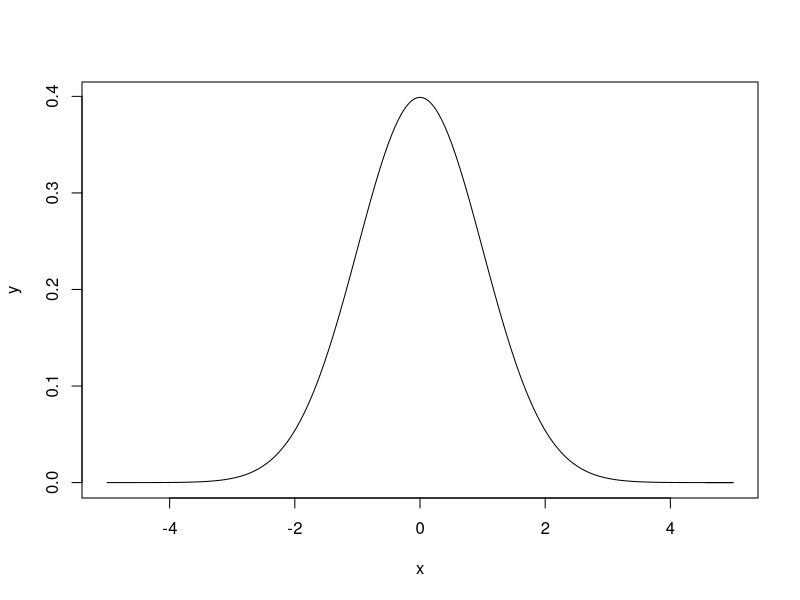
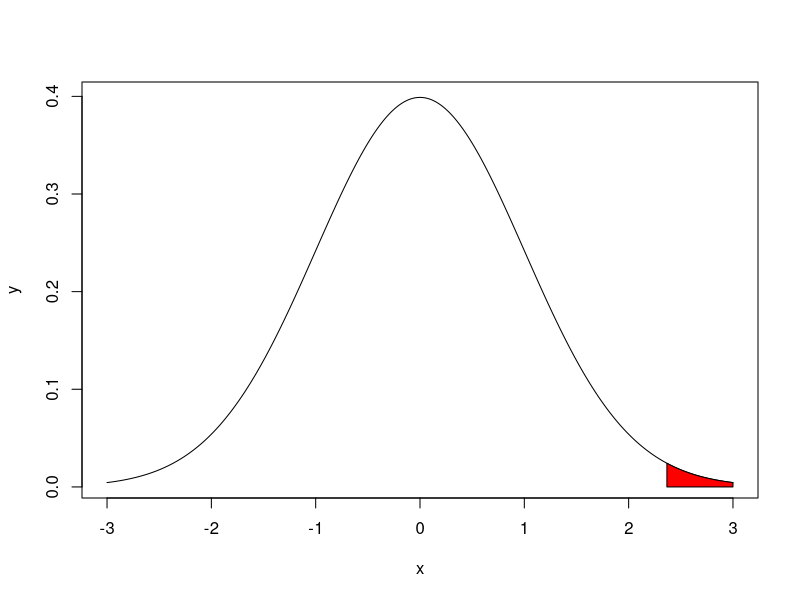
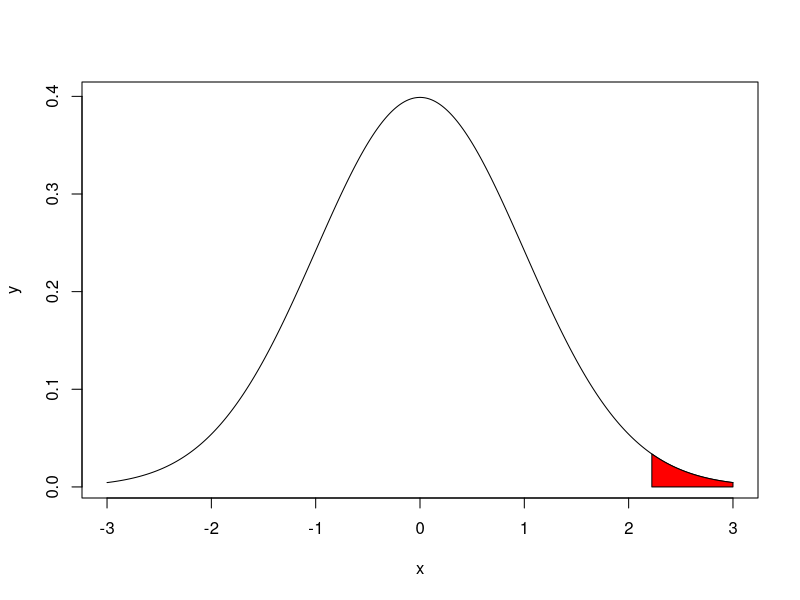
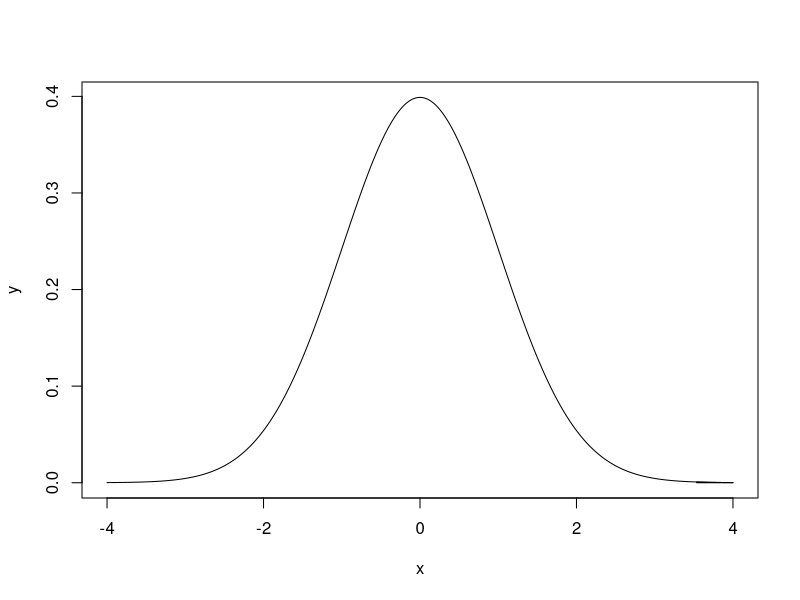
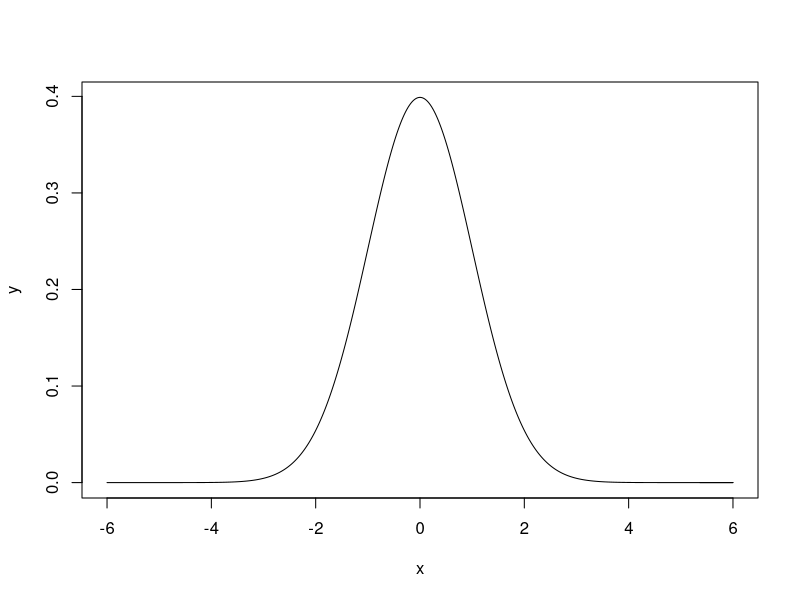
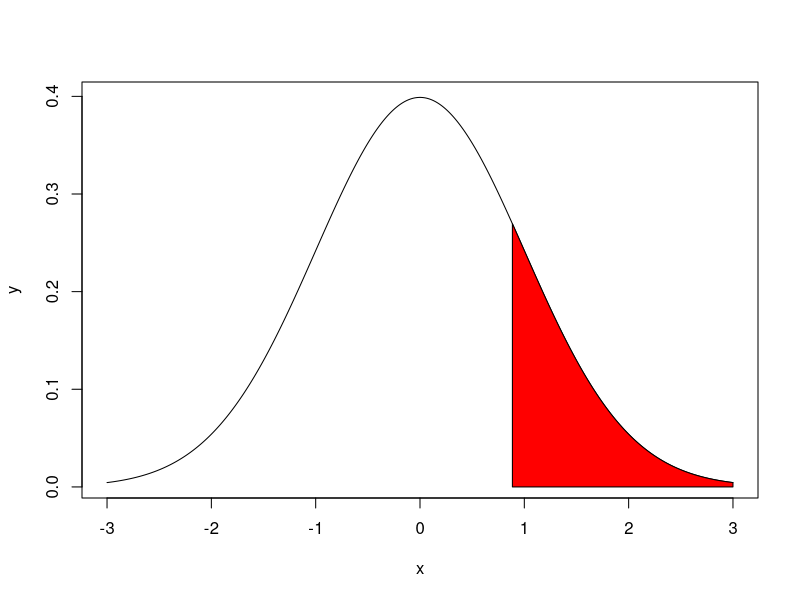
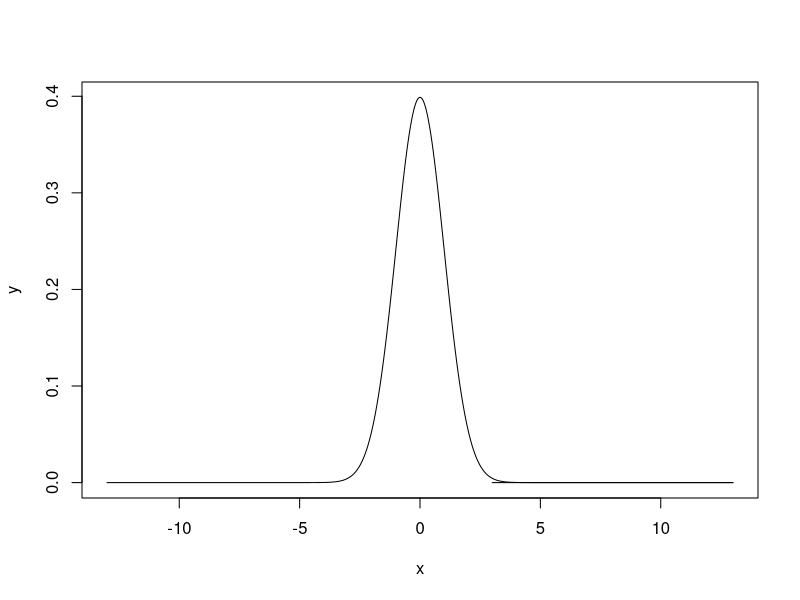
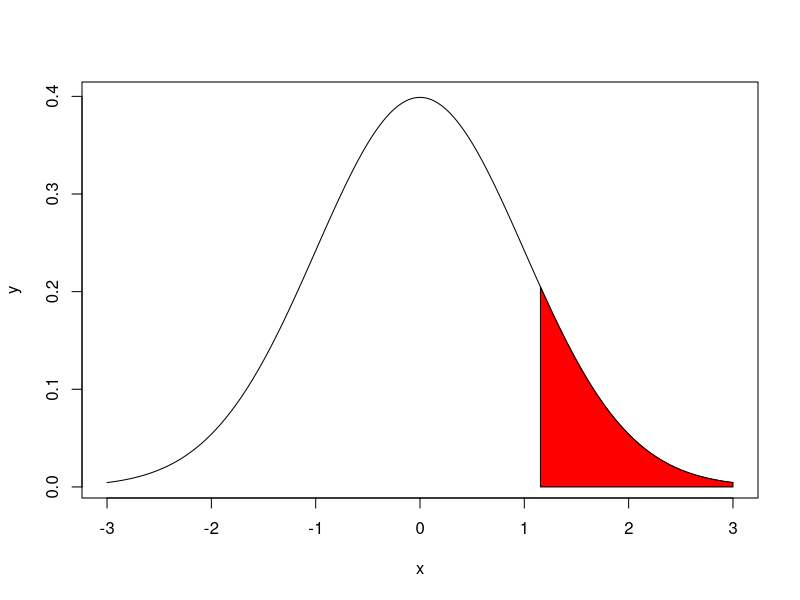

The R script that drew these images, in order:
# Week 5
# Testing of sample mean and population mean
# Problem 1
xbar=9900
mu=10000
sigma=120
n=30
t_s=(xbar-mu)/(sigma/sqrt(n))
t_s
z=abs(t_s)
z
alpha=0.05
zalpha=qnorm(1-alpha)
zalpha
ifelse(z > zalpha,"reject","accept")    #Same as Conditional Operator

x=seq(-5,5,length=500)
x
y=dnorm(x,mean=0 ,sd=1)
y
plot(x,y,type= "l")	
x=seq(z,5,length=100)
x
y=dnorm(x,mean=0,sd=1)
y
polygon(c(z,x,5),c(0,y,0),col="red")
val=pnorm(z)
val
pval=1-val
pval
ifelse(pval < alpha,"reject","accept")

# Problem 2
xbar=2.1
mu=2
sigma=0.25
n=35
t_s=(xbar-mu)/(sigma/sqrt(n))
t_s
z=abs(t_s)
z
alpha=0.05
zalpha=qnorm(1-alpha)
zalpha

ifelse(z > zalpha,"reject","accept")
x=seq(-3,3,length=500)
y=dnorm(x,mean=0 ,sd=1)
plot(x,y,type= "l")	
x=seq(z,3,length=100)
y=dnorm(x,mean=0,sd=1)
polygon(c(z,x,3),c(0,y,0),col="red")

val=pnorm(z)
val
pval=1-val
pval
ifelse(pval < alpha,"reject","accept")

# Problem 3
xbar=14.6
mu=15.4
sigma=2.5
n=35
t_s=(xbar-mu)/(sigma/sqrt(n))
t_s
z=abs(t_s)
z
alpha=0.05
zhalfalpha=qnorm(1-(alpha/2))
zhalfalpha
ifelse(z > zhalfalpha,"reject","accept")
val=1-pnorm(z)
val
pval=2*val
round(pval,2)
ifelse(pval < alpha,"reject","accept")


# Extra Problem 1
# The mean lifetime of a sample of 100 light tubes produced by a 
# company is found to be 1580 hours with S.D. of 90 hours. Test 
# the hypothesis that the mean lifetime of the tubes produced by
# the company is 1600 hours.
# Given n=100, xbar=1580 hours, mu=1600, alpha=0.05, s=90
# Ho : mu=1600, H1=mu!= 1600 (Two tailed Test)

xbar=1580
mu=1600
s=90
n=100
t_s=(xbar-mu)/(s/sqrt(n))
t_s
z=abs(t_s)
z
alpha=0.05
zhalfalpha=qnorm(1-(alpha/2))
zhalfalpha
ifelse(z > zhalfalpha,"reject","accept")

x=seq(-3,3,length=500)
y=dnorm(x,mean=0 ,sd=1)
plot(x,y,type= "l")	
x=seq(z,3,length=100)
y=dnorm(x,mean=0,sd=1)
polygon(c(z,x,3),c(0,y,0),col="red")

pval=pnorm(z,lower.tail=F)
Tpval=2*pval
Tpval
round(Tpval,2)
ifelse(Tpval < alpha,"reject","accept")


# Extra Problem 2
# The mean breaking strength of the cables supplied by a manufacturer
# is 1800 with a S.D of 100. By a new technique in the manufacturing
# process, it is claimed that the breaking strength of the cable has
# increased. To test this claim a sample of 50 cables is tested and 
# is found that the mean breaking strength is 1850. Can we support the 
# claim at 1% L.O.S.

# Given n=50, xbar=1850, mu=1800, sigma=100, L.O.S=0.01
# Ho:mu <=1800, H1;mu > 1800 (One tailed Test)

xbar=1850
mu=1800
sigma=100
n=50
t_s=(xbar-mu)/(sigma/sqrt(n))
t_s
z=abs(t_s)
z
alpha=0.01
zalpha=qnorm(1-alpha)
zalpha
ifelse(z > zalpha,"reject","accept")

x=seq(-4,4,length=500)
y=dnorm(x,mean=0 ,sd=1)
plot(x,y,type= "l")	
x=seq(z,4,length=100)
y=dnorm(x,mean=0,sd=1)
polygon(c(z,x,4),c(0,y,0),col="red")

pval=pnorm(z,lower.tail=F)
pval
round(pval,2)
ifelse(pval < alpha,"reject","accept")


#Testing of sample and population proposition
#Problem 1

p=85/148
P=60/100
n=148
Q=1-P
t_s=(p-P)/sqrt((P*Q)/n)
t_s
z=abs(t_s)
z
alpha=0.05
zalpha=qnorm(1-alpha)
zalpha
ifelse(z > zalpha,"reject","accept")

#val=pnorm(z,lower.tail=F)
#val
#ifelse(val < alpha,"reject","accept")

val=pnorm(z)
val
pval=1-val
pval
ifelse(pval < alpha,"reject","accept")

# Problem 2
p=30/214
P=12/100
Q=1-P
n=214
t_s=(p-P)/sqrt(P*Q/n)
t_s
z=abs(t_s)
z
alpha=0.05
zalpha=qnorm(1-alpha)
zalpha
ifelse(z > zalpha,"reject","accept")

pval=pnorm(z,lower.tail=FALSE)
pval
ifelse(pval < alpha,"reject","accept")

# Problem 3
p=12/30
P=1/2
n=30
Q=1-P
z=abs((p-P)/sqrt((P*Q)/n))
z
alpha=0.05
zhalfalpha=qnorm(1-(alpha/2))
zhalfalpha
ifelse(z > zhalfalpha,"reject","accept")

pval=2*pnorm(z,lower.tail=FALSE)
pval
ifelse(pval < alpha,"reject","accept")

# Extra Problem 1
# A die is thrown 9000 times and throw of 3 or 4 is observed 3240
# times. Show that the die cannot be regarded as an unbiased one 
# using 5% L.O.S.

# Given n=9000, p=3240/9000, P=Probability(3 or 4)=P(3)+P(4)=1/6 + 1/6 =1/3
# alpha=0.05
# Ho: P = 1/3, H1: P != 1/3 (Two tailed Test)

p=3240/9000
P=1/3
n=9000
Q=1-P
t_s=(p-P)/sqrt((P*Q)/n)
t_s
z=abs(t_s)
z
alpha=0.05
zhalfalpha=qnorm(1-(alpha/2))
zhalfalpha
ifelse(z > zhalfalpha,"reject","accept")

x=seq(-6,6,length=500)
y=dnorm(x,mean=0 ,sd=1)
plot(x,y,type= "l")	
x=seq(z,6,length=100)
y=dnorm(x,mean=0,sd=1)
polygon(c(z,x,6),c(0,y,0),col="red")

pval=2*pnorm(z,lower.tail=FALSE)
pval
ifelse(pval < alpha,"reject","accept")


# Extra Problem 2
# 40 people were attacked by a disease and only 36 survied. Will
# you reject the hypothesis that the survival rate, if attacked 
# by this disease, is 85% in favour of the hypothesis that it is 
# more, at 5% L.O.S.
# Given n=40, p=36/40, P=85/100, alpha=0.05
# Ho: P<=0.85, H1:P > 0.85 (One Tailed Test)

p=36/40
P=85/100
n=40
Q=1-P
t_s=(p-P)/sqrt((P*Q)/n)
t_s
z=abs(t_s)
z
alpha=0.05
zalpha=qnorm(1-alpha)
zalpha
ifelse(z > zalpha,"reject","accept")

x=seq(-3,3,length=500)
y=dnorm(x,mean=0 ,sd=1)
plot(x,y,type= "l")	
x=seq(z,3,length=100)
y=dnorm(x,mean=0,sd=1)
polygon(c(z,x,3),c(0,y,0),col="red")

pval=pnorm(z,lower.tail=FALSE)
pval
ifelse(pval < alpha,"reject","accept")


# Test of Significance between the means of two samples
# Problem 1
# A sample of heights of 6400 English men has a mean of 170 cm and S.D
# of 6.4 cm, while a sample of heights of 1600 Americans has a mean of
# 172 cm and a S.D. of 6.3 cm. Do the data indicate that Americans are 
# on the average, taller than the English men?

x1_bar=170
n1=6400
x2_bar=172
n2=1600
s1=6.4
s2=6.3
t_s=abs((x1_bar-x2_bar)/(sqrt((s1^2/n1)+(s2^2/n2))))
t_s
alpha=0.01
zalpha=qnorm(1-alpha)
zalpha
ifelse(t_s > zalpha,"reject","accept")

x=seq(-13,13,length=500)
y=dnorm(x,mean=0,sd=1)
plot(x,y,type= "l")	
x=seq(t_s,13,length=100)
y=dnorm(x,mean=0,sd=1)
polygon(c(t_s,x,3),c(0,y,0),col="red")

val=pnorm(t_s)
val
pval=1-val
pval
ifelse(pval < alpha,"reject","accept")

# Problem 2
# The average marks scored by 32 boys is 72 with a S.D. of 8, while
# that for 36 girls is 70 with a S.D. of 6. Test at 1% L.O.S whether 
# the boys perform better than girls.
x1_bar=72
n1=32
x2_bar=70
n2=36
s1=8
s2=6
t_s=abs((x1_bar-x2_bar)/(sqrt((s1^2/n1)+(s2^2/n2))))
t_s
alpha=0.01
zalpha=qnorm(1-alpha)
zalpha
ifelse(t_s > zalpha,"reject","accept")

x=seq(-3,3,length=500)
y=dnorm(x,mean=0 ,sd=1)
plot(x,y,type= "l")	
x=seq(t_s,3,length=100)
y=dnorm(x,mean=0,sd=1)
polygon(c(t_s,x,3),c(0,y,0),col="red")

val=pnorm(t_s)
val
pval=1-val
pval
ifelse(pval < alpha,"reject","accept")

# Problem 3
# A store keeper wanted to buy a large number of light bulbs of two
# brands A and B. He bought 100 bulbs from each brand and found by 
# testing that brand A had mean life-time of 1120 hours and S.D. of
# 75 hours,brand B had mean lifetime of 1060 hours and S.D. of 80 
# hours. Examine if the difference is significant. 
x1_bar=1120
n1=100
x2_bar=1060
n2=100
s1=75
s2=80
t_s=abs((x1_bar-x2_bar)/(sqrt((s1^2/n1)+(s2^2/n2))))
t_s
alpha=0.01
zhalfalpha=qnorm(1-(alpha/2))
zhalfalpha
ifelse(t_s > zalpha,"reject","accept")

x=seq(-3,3,length=500)
y=dnorm(x,mean=0 ,sd=1)
plot(x,y,type= "l")	
x=seq(t_s,3,length=100)
y=dnorm(x,mean=0,sd=1)
polygon(c(t_s,x,3),c(0,y,0),col="red")

pval=2*pnorm(t_s,lower.tail=F)
pval
ifelse(pval < alpha,"reject","accept")